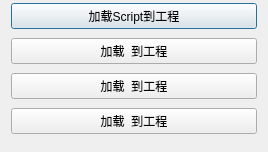
<?xml version="1.0" encoding="UTF-8"?>
<ui version="4.0">
 <class>Dialog</class>
 <widget class="QDialog" name="Dialog">
  <property name="geometry">
   <rect>
    <x>0</x>
    <y>0</y>
    <width>268</width>
    <height>152</height>
   </rect>
  </property>
  <property name="sizePolicy">
   <sizepolicy hsizetype="Preferred" vsizetype="Preferred">
    <horstretch>8</horstretch>
    <verstretch>11</verstretch>
   </sizepolicy>
  </property>
  <property name="windowTitle">
   <string>Dialog</string>
  </property>
  <layout class="QVBoxLayout" name="verticalLayout">
   <property name="spacing">
    <number>6</number>
   </property>
   <property name="topMargin">
    <number>0</number>
   </property>
   <item>
    <widget class="QPushButton" name="pushButton">
     <property name="sizePolicy">
      <sizepolicy hsizetype="Minimum" vsizetype="Fixed">
       <horstretch>0</horstretch>
       <verstretch>12</verstretch>
      </sizepolicy>
     </property>
     <property name="text">
      <string>加载Script到工程</string>
     </property>
    </widget>
   </item>
   <item>
    <widget class="QPushButton" name="pushButton_2">
     <property name="sizePolicy">
      <sizepolicy hsizetype="Minimum" vsizetype="Fixed">
       <horstretch>0</horstretch>
       <verstretch>12</verstretch>
      </sizepolicy>
     </property>
     <property name="text">
      <string>加载  到工程</string>
     </property>
    </widget>
   </item>
   <item>
    <widget class="QPushButton" name="pushButton_4">
     <property name="sizePolicy">
      <sizepolicy hsizetype="Minimum" vsizetype="Fixed">
       <horstretch>0</horstretch>
       <verstretch>12</verstretch>
      </sizepolicy>
     </property>
     <property name="text">
      <string>加载  到工程</string>
     </property>
    </widget>
   </item>
   <item>
    <widget class="QPushButton" name="pushButton_3">
     <property name="sizePolicy">
      <sizepolicy hsizetype="Minimum" vsizetype="Fixed">
       <horstretch>0</horstretch>
       <verstretch>12</verstretch>
      </sizepolicy>
     </property>
     <property name="text">
      <string>加载  到工程</string>
     </property>
    </widget>
   </item>
  </layout>
 </widget>
 <resources/>
 <connections/>
</ui>
